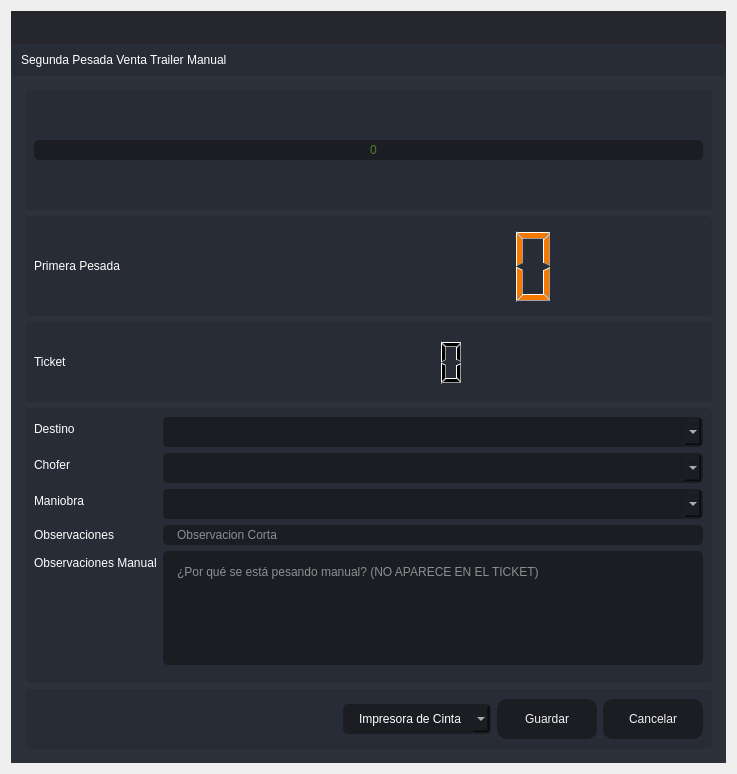
<?xml version="1.0" encoding="UTF-8"?>
<ui version="4.0">
 <class>SegundaPTA</class>
 <widget class="QDialog" name="SegundaPTA">
  <property name="windowModality">
   <enum>Qt::ApplicationModal</enum>
  </property>
  <property name="geometry">
   <rect>
    <x>0</x>
    <y>0</y>
    <width>737</width>
    <height>774</height>
   </rect>
  </property>
  <property name="minimumSize">
   <size>
    <width>737</width>
    <height>774</height>
   </size>
  </property>
  <property name="maximumSize">
   <size>
    <width>737</width>
    <height>774</height>
   </size>
  </property>
  <property name="windowTitle">
   <string>Segunda Pesada Venta Trailer Manual</string>
  </property>
  <property name="windowIcon">
   <iconset resource="files.qrc">
    <normaloff>:/16x16/icons/16x16/logo.png</normaloff>:/16x16/icons/16x16/logo.png</iconset>
  </property>
  <layout class="QVBoxLayout" name="verticalLayout_6">
   <item>
    <widget class="QFrame" name="frame_main">
     <property name="styleSheet">
      <string notr="true">/* LINE EDIT */
QLineEdit {
	background-color: rgb(27, 29, 35);
	border-radius: 5px;
	border: 2px solid rgb(27, 29, 35);
	padding-left: 10px;
}
QLineEdit:hover {
	border: 2px solid rgb(64, 71, 88);
}
QLineEdit:focus {
	border: 2px solid rgb(91, 101, 124);
}

/* SCROLL BARS */
QScrollBar:horizontal {
    border: none;
    background: rgb(52, 59, 72);
    height: 14px;
    margin: 0px 21px 0 21px;
	border-radius: 0px;
}
QScrollBar::handle:horizontal {
    background: rgb(85, 170, 255);
    min-width: 25px;
	border-radius: 7px
}
QScrollBar::add-line:horizontal {
    border: none;
    background: rgb(55, 63, 77);
    width: 20px;
	border-top-right-radius: 7px;
    border-bottom-right-radius: 7px;
    subcontrol-position: right;
    subcontrol-origin: margin;
}
QScrollBar::sub-line:horizontal {
    border: none;
    background: rgb(55, 63, 77);
    width: 20px;
	border-top-left-radius: 7px;
    border-bottom-left-radius: 7px;
    subcontrol-position: left;
    subcontrol-origin: margin;
}
QScrollBar::up-arrow:horizontal, QScrollBar::down-arrow:horizontal
{
     background: none;
}
QScrollBar::add-page:horizontal, QScrollBar::sub-page:horizontal
{
     background: none;
}
 QScrollBar:vertical {
	border: none;
    background: rgb(52, 59, 72);
    width: 14px;
    margin: 21px 0 21px 0;
	border-radius: 0px;
 }
 QScrollBar::handle:vertical {	
	background: rgb(85, 170, 255);
    min-height: 25px;
	border-radius: 7px
 }
 QScrollBar::add-line:vertical {
     border: none;
    background: rgb(55, 63, 77);
     height: 20px;
	border-bottom-left-radius: 7px;
    border-bottom-right-radius: 7px;
     subcontrol-position: bottom;
     subcontrol-origin: margin;
 }
 QScrollBar::sub-line:vertical {
	border: none;
    background: rgb(55, 63, 77);
     height: 20px;
	border-top-left-radius: 7px;
    border-top-right-radius: 7px;
     subcontrol-position: top;
     subcontrol-origin: margin;
 }
 QScrollBar::up-arrow:vertical, QScrollBar::down-arrow:vertical {
     background: none;
 }

 QScrollBar::add-page:vertical, QScrollBar::sub-page:vertical {
     background: none;
 }

/* CHECKBOX */
QCheckBox::indicator {
    border: 3px solid rgb(52, 59, 72);
	width: 15px;
	height: 15px;
	border-radius: 10px;
    background: rgb(44, 49, 60);
}
QCheckBox::indicator:hover {
    border: 3px solid rgb(58, 66, 81);
}
QCheckBox::indicator:checked {
    background: 3px solid rgb(52, 59, 72);
	border: 3px solid rgb(52, 59, 72);	
	background-image: url(:/16x16/icons/16x16/cil-check-alt.png);
}

/* RADIO BUTTON */
QRadioButton::indicator {
    border: 3px solid rgb(52, 59, 72);
	width: 15px;
	height: 15px;
	border-radius: 10px;
    background: rgb(44, 49, 60);
}
QRadioButton::indicator:hover {
    border: 3px solid rgb(58, 66, 81);
}
QRadioButton::indicator:checked {
    background: 3px solid rgb(94, 106, 130);
	border: 3px solid rgb(52, 59, 72);	
}

/* COMBOBOX */
QComboBox{
	background-color: rgb(27, 29, 35);
	border-radius: 5px;
	border: 2px solid rgb(27, 29, 35);
	padding: 5px;
	padding-left: 10px;
}
QComboBox:hover{
	border: 2px solid rgb(64, 71, 88);
}
QComboBox::drop-down {
	subcontrol-origin: padding;
	subcontrol-position: top right;
	width: 25px; 
	border-left-width: 3px;
	border-left-color: rgba(39, 44, 54, 150);
	border-left-style: solid;
	border-top-right-radius: 3px;
	border-bottom-right-radius: 3px;	
	background-image: url(:/16x16/icons/16x16/cil-arrow-bottom.png);
	background-position: center;
	background-repeat: no-reperat;
 }
QComboBox QAbstractItemView {
	color: rgb(85, 170, 255);	
	background-color: rgb(27, 29, 35);
	padding: 10px;
	selection-background-color: rgb(39, 44, 54);
}

/* SLIDERS */
QSlider::groove:horizontal {
    border-radius: 9px;
    height: 18px;
	margin: 0px;
	background-color: rgb(52, 59, 72);
}
QSlider::groove:horizontal:hover {
	background-color: rgb(55, 62, 76);
}
QSlider::handle:horizontal {
    background-color: rgb(85, 170, 255);
    border: none;
    height: 18px;
    width: 18px;
    margin: 0px;
	border-radius: 9px;
}
QSlider::handle:horizontal:hover {
    background-color: rgb(105, 180, 255);
}
QSlider::handle:horizontal:pressed {
    background-color: rgb(65, 130, 195);
}

QSlider::groove:vertical {
    border-radius: 9px;
    width: 18px;
    margin: 0px;
	background-color: rgb(52, 59, 72);
}
QSlider::groove:vertical:hover {
	background-color: rgb(55, 62, 76);
}
QSlider::handle:vertical {
    background-color: rgb(85, 170, 255);
	border: none;
    height: 18px;
    width: 18px;
    margin: 0px;
	border-radius: 9px;
}
QSlider::handle:vertical:hover {
    background-color: rgb(105, 180, 255);
}
QSlider::handle:vertical:pressed {
    background-color: rgb(65, 130, 195);
}

</string>
     </property>
     <property name="frameShape">
      <enum>QFrame::NoFrame</enum>
     </property>
     <property name="frameShadow">
      <enum>QFrame::Raised</enum>
     </property>
     <layout class="QVBoxLayout" name="verticalLayout">
      <property name="spacing">
       <number>0</number>
      </property>
      <property name="leftMargin">
       <number>0</number>
      </property>
      <property name="topMargin">
       <number>0</number>
      </property>
      <property name="rightMargin">
       <number>0</number>
      </property>
      <property name="bottomMargin">
       <number>0</number>
      </property>
      <item>
       <widget class="QFrame" name="frame_top">
        <property name="minimumSize">
         <size>
          <width>0</width>
          <height>65</height>
         </size>
        </property>
        <property name="maximumSize">
         <size>
          <width>16777215</width>
          <height>65</height>
         </size>
        </property>
        <property name="styleSheet">
         <string notr="true">background-color: transparent;</string>
        </property>
        <property name="frameShape">
         <enum>QFrame::NoFrame</enum>
        </property>
        <property name="frameShadow">
         <enum>QFrame::Raised</enum>
        </property>
        <layout class="QHBoxLayout" name="horizontalLayout_3">
         <property name="spacing">
          <number>0</number>
         </property>
         <property name="leftMargin">
          <number>0</number>
         </property>
         <property name="topMargin">
          <number>0</number>
         </property>
         <property name="rightMargin">
          <number>0</number>
         </property>
         <property name="bottomMargin">
          <number>0</number>
         </property>
         <item>
          <widget class="QFrame" name="frame_toggle">
           <property name="maximumSize">
            <size>
             <width>70</width>
             <height>16777215</height>
            </size>
           </property>
           <property name="styleSheet">
            <string notr="true">background-color: rgb(27, 29, 35);</string>
           </property>
           <property name="frameShape">
            <enum>QFrame::NoFrame</enum>
           </property>
           <property name="frameShadow">
            <enum>QFrame::Raised</enum>
           </property>
           <layout class="QVBoxLayout" name="verticalLayout_3">
            <property name="spacing">
             <number>0</number>
            </property>
            <property name="leftMargin">
             <number>0</number>
            </property>
            <property name="topMargin">
             <number>0</number>
            </property>
            <property name="rightMargin">
             <number>0</number>
            </property>
            <property name="bottomMargin">
             <number>0</number>
            </property>
           </layout>
          </widget>
         </item>
         <item>
          <widget class="QFrame" name="frame_top_right">
           <property name="styleSheet">
            <string notr="true">background: transparent;</string>
           </property>
           <property name="frameShape">
            <enum>QFrame::NoFrame</enum>
           </property>
           <property name="frameShadow">
            <enum>QFrame::Raised</enum>
           </property>
           <layout class="QVBoxLayout" name="verticalLayout_2">
            <property name="spacing">
             <number>0</number>
            </property>
            <property name="leftMargin">
             <number>0</number>
            </property>
            <property name="topMargin">
             <number>0</number>
            </property>
            <property name="rightMargin">
             <number>0</number>
            </property>
            <property name="bottomMargin">
             <number>0</number>
            </property>
            <item>
             <widget class="QFrame" name="frame_top_btns">
              <property name="maximumSize">
               <size>
                <width>16777215</width>
                <height>42</height>
               </size>
              </property>
              <property name="styleSheet">
               <string notr="true">background-color: rgba(27, 29, 35, 200)</string>
              </property>
              <property name="frameShape">
               <enum>QFrame::NoFrame</enum>
              </property>
              <property name="frameShadow">
               <enum>QFrame::Raised</enum>
              </property>
              <layout class="QHBoxLayout" name="horizontalLayout_4">
               <property name="spacing">
                <number>0</number>
               </property>
               <property name="leftMargin">
                <number>0</number>
               </property>
               <property name="topMargin">
                <number>0</number>
               </property>
               <property name="rightMargin">
                <number>0</number>
               </property>
               <property name="bottomMargin">
                <number>0</number>
               </property>
               <item>
                <widget class="QFrame" name="frame_label_top_btns">
                 <property name="sizePolicy">
                  <sizepolicy hsizetype="Expanding" vsizetype="Preferred">
                   <horstretch>0</horstretch>
                   <verstretch>0</verstretch>
                  </sizepolicy>
                 </property>
                 <property name="frameShape">
                  <enum>QFrame::NoFrame</enum>
                 </property>
                 <property name="frameShadow">
                  <enum>QFrame::Raised</enum>
                 </property>
                 <layout class="QHBoxLayout" name="horizontalLayout_10">
                  <property name="spacing">
                   <number>0</number>
                  </property>
                  <property name="leftMargin">
                   <number>5</number>
                  </property>
                  <property name="topMargin">
                   <number>0</number>
                  </property>
                  <property name="rightMargin">
                   <number>10</number>
                  </property>
                  <property name="bottomMargin">
                   <number>0</number>
                  </property>
                 </layout>
                </widget>
               </item>
               <item alignment="Qt::AlignRight">
                <widget class="QFrame" name="frame_btns_right">
                 <property name="sizePolicy">
                  <sizepolicy hsizetype="Expanding" vsizetype="Preferred">
                   <horstretch>0</horstretch>
                   <verstretch>0</verstretch>
                  </sizepolicy>
                 </property>
                 <property name="maximumSize">
                  <size>
                   <width>120</width>
                   <height>16777215</height>
                  </size>
                 </property>
                 <property name="frameShape">
                  <enum>QFrame::NoFrame</enum>
                 </property>
                 <property name="frameShadow">
                  <enum>QFrame::Raised</enum>
                 </property>
                 <layout class="QHBoxLayout" name="horizontalLayout_5">
                  <property name="spacing">
                   <number>0</number>
                  </property>
                  <property name="leftMargin">
                   <number>0</number>
                  </property>
                  <property name="topMargin">
                   <number>0</number>
                  </property>
                  <property name="rightMargin">
                   <number>0</number>
                  </property>
                  <property name="bottomMargin">
                   <number>0</number>
                  </property>
                 </layout>
                </widget>
               </item>
              </layout>
             </widget>
            </item>
            <item>
             <widget class="QFrame" name="frame_top_info">
              <property name="maximumSize">
               <size>
                <width>16777215</width>
                <height>65</height>
               </size>
              </property>
              <property name="styleSheet">
               <string notr="true">background-color: rgb(39, 44, 54);</string>
              </property>
              <property name="frameShape">
               <enum>QFrame::NoFrame</enum>
              </property>
              <property name="frameShadow">
               <enum>QFrame::Raised</enum>
              </property>
              <layout class="QHBoxLayout" name="horizontalLayout_8">
               <property name="spacing">
                <number>0</number>
               </property>
               <property name="leftMargin">
                <number>10</number>
               </property>
               <property name="topMargin">
                <number>0</number>
               </property>
               <property name="rightMargin">
                <number>10</number>
               </property>
               <property name="bottomMargin">
                <number>0</number>
               </property>
               <item>
                <widget class="QLabel" name="label">
                 <property name="styleSheet">
                  <string notr="true">font: 75 16pt &quot;MS Shell Dlg 2&quot;;
color: rgb(255, 255, 255);</string>
                 </property>
                 <property name="text">
                  <string>Segunda Pesada Venta Trailer Manual</string>
                 </property>
                </widget>
               </item>
              </layout>
             </widget>
            </item>
           </layout>
          </widget>
         </item>
        </layout>
       </widget>
      </item>
      <item>
       <widget class="QFrame" name="frame_center">
        <property name="sizePolicy">
         <sizepolicy hsizetype="Expanding" vsizetype="Expanding">
          <horstretch>0</horstretch>
          <verstretch>0</verstretch>
         </sizepolicy>
        </property>
        <property name="styleSheet">
         <string notr="true">background-color: rgb(40, 44, 52);</string>
        </property>
        <property name="frameShape">
         <enum>QFrame::NoFrame</enum>
        </property>
        <property name="frameShadow">
         <enum>QFrame::Raised</enum>
        </property>
        <layout class="QHBoxLayout" name="horizontalLayout_2">
         <property name="spacing">
          <number>0</number>
         </property>
         <property name="leftMargin">
          <number>0</number>
         </property>
         <property name="topMargin">
          <number>0</number>
         </property>
         <property name="rightMargin">
          <number>0</number>
         </property>
         <property name="bottomMargin">
          <number>0</number>
         </property>
         <item>
          <widget class="QFrame" name="frame_content_right">
           <property name="styleSheet">
            <string notr="true">background-color: rgb(44, 49, 60);</string>
           </property>
           <property name="frameShape">
            <enum>QFrame::NoFrame</enum>
           </property>
           <property name="frameShadow">
            <enum>QFrame::Raised</enum>
           </property>
           <layout class="QVBoxLayout" name="verticalLayout_4">
            <property name="spacing">
             <number>0</number>
            </property>
            <property name="leftMargin">
             <number>0</number>
            </property>
            <property name="topMargin">
             <number>0</number>
            </property>
            <property name="rightMargin">
             <number>0</number>
            </property>
            <property name="bottomMargin">
             <number>0</number>
            </property>
            <item>
             <widget class="QFrame" name="frame_content">
              <property name="frameShape">
               <enum>QFrame::NoFrame</enum>
              </property>
              <property name="frameShadow">
               <enum>QFrame::Raised</enum>
              </property>
              <layout class="QVBoxLayout" name="verticalLayout_9">
               <property name="spacing">
                <number>0</number>
               </property>
               <property name="leftMargin">
                <number>5</number>
               </property>
               <property name="topMargin">
                <number>5</number>
               </property>
               <property name="rightMargin">
                <number>5</number>
               </property>
               <property name="bottomMargin">
                <number>5</number>
               </property>
               <item>
                <widget class="QStackedWidget" name="stackedWidget">
                 <property name="styleSheet">
                  <string notr="true">background: transparent;</string>
                 </property>
                 <property name="currentIndex">
                  <number>0</number>
                 </property>
                 <widget class="QWidget" name="page_home">
                  <layout class="QVBoxLayout" name="verticalLayout_10">
                   <item>
                    <widget class="QFrame" name="frame_3">
                     <property name="minimumSize">
                      <size>
                       <width>0</width>
                       <height>120</height>
                      </size>
                     </property>
                     <property name="maximumSize">
                      <size>
                       <width>16777215</width>
                       <height>120</height>
                      </size>
                     </property>
                     <property name="styleSheet">
                      <string notr="true">background-color: rgb(39, 44, 54);
border-radius: 5px;</string>
                     </property>
                     <property name="frameShape">
                      <enum>QFrame::StyledPanel</enum>
                     </property>
                     <property name="frameShadow">
                      <enum>QFrame::Raised</enum>
                     </property>
                     <layout class="QVBoxLayout" name="verticalLayout_11">
                      <item>
                       <layout class="QVBoxLayout" name="verticalLayout_8">
                        <item>
                         <widget class="QLineEdit" name="Peso">
                          <property name="styleSheet">
                           <string notr="true">QLineEdit {
	background-color: rgb(27, 29, 35);
	border-radius: 5px;
	border: 2px solid rgb(27, 29, 35);
	padding-left: 10px;
	font: 75 80pt &quot;MS Shell Dlg 2&quot;;	
	color: rgb(138, 226, 52);
}
QLineEdit:hover {
	border: 2px solid rgb(64, 71, 88);
}
QLineEdit:focus {
	border: 2px solid rgb(91, 101, 124);
}</string>
                          </property>
                          <property name="alignment">
                           <set>Qt::AlignCenter</set>
                          </property>
                          <property name="placeholderText">
                           <string>0</string>
                          </property>
                         </widget>
                        </item>
                       </layout>
                      </item>
                     </layout>
                    </widget>
                   </item>
                   <item>
                    <widget class="QFrame" name="frame_4">
                     <property name="minimumSize">
                      <size>
                       <width>0</width>
                       <height>100</height>
                      </size>
                     </property>
                     <property name="maximumSize">
                      <size>
                       <width>16777215</width>
                       <height>100</height>
                      </size>
                     </property>
                     <property name="styleSheet">
                      <string notr="true">background-color: rgb(39, 44, 54);
border-radius: 5px;</string>
                     </property>
                     <property name="frameShape">
                      <enum>QFrame::StyledPanel</enum>
                     </property>
                     <property name="frameShadow">
                      <enum>QFrame::Raised</enum>
                     </property>
                     <layout class="QHBoxLayout" name="horizontalLayout_6">
                      <item>
                       <layout class="QHBoxLayout" name="horizontalLayout_11">
                        <item>
                         <widget class="QLabel" name="label_3">
                          <property name="styleSheet">
                           <string notr="true">color: rgb(255, 255, 255);
font: 75 12pt &quot;MS Shell Dlg 2&quot;;</string>
                          </property>
                          <property name="text">
                           <string>Primera Pesada</string>
                          </property>
                         </widget>
                        </item>
                        <item>
                         <widget class="QLCDNumber" name="lcdNumber_3">
                          <property name="minimumSize">
                           <size>
                            <width>500</width>
                            <height>0</height>
                           </size>
                          </property>
                          <property name="maximumSize">
                           <size>
                            <width>500</width>
                            <height>16777215</height>
                           </size>
                          </property>
                          <property name="styleSheet">
                           <string notr="true">color:rgb(245, 121, 0)</string>
                          </property>
                         </widget>
                        </item>
                       </layout>
                      </item>
                     </layout>
                    </widget>
                   </item>
                   <item>
                    <widget class="QFrame" name="frame_5">
                     <property name="minimumSize">
                      <size>
                       <width>0</width>
                       <height>80</height>
                      </size>
                     </property>
                     <property name="maximumSize">
                      <size>
                       <width>16777215</width>
                       <height>80</height>
                      </size>
                     </property>
                     <property name="styleSheet">
                      <string notr="true">background-color: rgb(39, 44, 54);
border-radius: 5px;</string>
                     </property>
                     <property name="frameShape">
                      <enum>QFrame::StyledPanel</enum>
                     </property>
                     <property name="frameShadow">
                      <enum>QFrame::Raised</enum>
                     </property>
                     <layout class="QHBoxLayout" name="horizontalLayout_7">
                      <item>
                       <layout class="QHBoxLayout" name="horizontalLayout">
                        <item>
                         <widget class="QLabel" name="label_5">
                          <property name="styleSheet">
                           <string notr="true">color: rgb(255, 255, 255);
font: 75 12pt &quot;MS Shell Dlg 2&quot;;</string>
                          </property>
                          <property name="text">
                           <string>Ticket</string>
                          </property>
                         </widget>
                        </item>
                        <item>
                         <widget class="QLCDNumber" name="lcdNumber_9">
                          <property name="minimumSize">
                           <size>
                            <width>600</width>
                            <height>20</height>
                           </size>
                          </property>
                          <property name="maximumSize">
                           <size>
                            <width>600</width>
                            <height>50</height>
                           </size>
                          </property>
                          <property name="layoutDirection">
                           <enum>Qt::RightToLeft</enum>
                          </property>
                          <property name="autoFillBackground">
                           <bool>false</bool>
                          </property>
                         </widget>
                        </item>
                       </layout>
                      </item>
                     </layout>
                    </widget>
                   </item>
                   <item>
                    <widget class="QFrame" name="frame">
                     <property name="styleSheet">
                      <string notr="true">background-color: rgb(39, 44, 54);
border-radius: 5px;</string>
                     </property>
                     <property name="frameShape">
                      <enum>QFrame::StyledPanel</enum>
                     </property>
                     <property name="frameShadow">
                      <enum>QFrame::Raised</enum>
                     </property>
                     <layout class="QVBoxLayout" name="verticalLayout_5">
                      <item>
                       <layout class="QVBoxLayout" name="verticalLayout_12">
                        <item>
                         <layout class="QFormLayout" name="formLayout">
                          <item row="1" column="0">
                           <widget class="QLabel" name="label_2">
                            <property name="styleSheet">
                             <string notr="true">color: rgb(255, 255, 255);
font: 75 12pt &quot;MS Shell Dlg 2&quot;;</string>
                            </property>
                            <property name="text">
                             <string>Destino</string>
                            </property>
                           </widget>
                          </item>
                          <item row="1" column="1">
                           <widget class="QComboBox" name="comboBox_destino">
                            <property name="styleSheet">
                             <string notr="true">QComboBox{
	background-color: rgb(27, 29, 35);
	border-radius: 5px;
	border: 2px solid rgb(27, 29, 35);
	padding: 5px;
	padding-left: 14px;
	color: rgb(255, 255, 255);
    font: 75 12pt &quot;MS Shell Dlg 2&quot;;
}
QComboBox:hover{
	border: 2px solid rgb(64, 71, 88);
}
QComboBox QAbstractItemView {
	color: rgb(85, 170, 255);	
	background-color: rgb(27, 29, 35);
	padding: 10px;
	selection-background-color: rgb(39, 44, 54);
}</string>
                            </property>
                           </widget>
                          </item>
                          <item row="2" column="0">
                           <widget class="QLabel" name="label_6">
                            <property name="styleSheet">
                             <string notr="true">color: rgb(255, 255, 255);
font: 75 12pt &quot;MS Shell Dlg 2&quot;;</string>
                            </property>
                            <property name="text">
                             <string>Chofer</string>
                            </property>
                           </widget>
                          </item>
                          <item row="2" column="1">
                           <widget class="QComboBox" name="comboBox_operador">
                            <property name="styleSheet">
                             <string notr="true">QComboBox{
	background-color: rgb(27, 29, 35);
	border-radius: 5px;
	border: 2px solid rgb(27, 29, 35);
	padding: 5px;
	padding-left: 14px;
	color: rgb(255, 255, 255);
    font: 75 12pt &quot;MS Shell Dlg 2&quot;;
}
QComboBox:hover{
	border: 2px solid rgb(64, 71, 88);
}
QComboBox QAbstractItemView {
	color: rgb(85, 170, 255);	
	background-color: rgb(27, 29, 35);
	padding: 10px;
	selection-background-color: rgb(39, 44, 54);
}</string>
                            </property>
                           </widget>
                          </item>
                          <item row="3" column="0">
                           <widget class="QLabel" name="label_8">
                            <property name="styleSheet">
                             <string notr="true">color: rgb(255, 255, 255);
font: 75 12pt &quot;MS Shell Dlg 2&quot;;</string>
                            </property>
                            <property name="text">
                             <string>Maniobra</string>
                            </property>
                           </widget>
                          </item>
                          <item row="3" column="1">
                           <widget class="QComboBox" name="comboBox_maniobra">
                            <property name="styleSheet">
                             <string notr="true">QComboBox{
	background-color: rgb(27, 29, 35);
	border-radius: 5px;
	border: 2px solid rgb(27, 29, 35);
	padding: 5px;
	padding-left: 14px;
	color: rgb(255, 255, 255);
    font: 75 12pt &quot;MS Shell Dlg 2&quot;;
}
QComboBox:hover{
	border: 2px solid rgb(64, 71, 88);
}
QComboBox QAbstractItemView {
	color: rgb(85, 170, 255);	
	background-color: rgb(27, 29, 35);
	padding: 10px;
	selection-background-color: rgb(39, 44, 54);
}</string>
                            </property>
                           </widget>
                          </item>
                          <item row="4" column="0">
                           <widget class="QLabel" name="label_7">
                            <property name="styleSheet">
                             <string notr="true">color: rgb(255, 255, 255);
font: 75 12pt &quot;MS Shell Dlg 2&quot;;</string>
                            </property>
                            <property name="text">
                             <string>Observaciones</string>
                            </property>
                           </widget>
                          </item>
                          <item row="6" column="0">
                           <widget class="Line" name="line">
                            <property name="orientation">
                             <enum>Qt::Horizontal</enum>
                            </property>
                           </widget>
                          </item>
                          <item row="5" column="0">
                           <widget class="QLabel" name="label_9">
                            <property name="styleSheet">
                             <string notr="true">color: rgb(255, 255, 255);
font: 75 12pt &quot;MS Shell Dlg 2&quot;;</string>
                            </property>
                            <property name="text">
                             <string>Observaciones Manual</string>
                            </property>
                           </widget>
                          </item>
                          <item row="5" column="1">
                           <widget class="QPlainTextEdit" name="Observaciones_Manual">
                            <property name="styleSheet">
                             <string notr="true">QPlainTextEdit {
	background-color: rgb(27, 29, 35);
	border-radius: 5px;
	padding: 10px;
    color: rgb(255, 255, 255);
	font: 75 12pt &quot;MS Shell Dlg 2&quot;;
}
QPlainTextEdit:hover {
	border: 2px solid rgb(64, 71, 88);
}
QPlainTextEdit:focus {
	border: 2px solid rgb(91, 101, 124);
}</string>
                            </property>
                            <property name="placeholderText">
                             <string>¿Por qué se está pesando manual? (NO APARECE EN EL TICKET)</string>
                            </property>
                           </widget>
                          </item>
                          <item row="4" column="1">
                           <widget class="QLineEdit" name="observaciones">
                            <property name="styleSheet">
                             <string notr="true">QLineEdit {
	background-color: rgb(27, 29, 35);
	border-radius: 5px;
	border: 2px solid rgb(27, 29, 35);
	padding-left: 10px;
	font: 75 12pt &quot;MS Shell Dlg 2&quot;;
	color: rgb(255, 255, 255);
}
QLineEdit:hover {
	border: 2px solid rgb(64, 71, 88);
}
QLineEdit:focus {
	border: 2px solid rgb(91, 101, 124);
}</string>
                            </property>
                            <property name="maxLength">
                             <number>125</number>
                            </property>
                            <property name="placeholderText">
                             <string>Observacion Corta</string>
                            </property>
                           </widget>
                          </item>
                         </layout>
                        </item>
                       </layout>
                      </item>
                     </layout>
                    </widget>
                   </item>
                   <item>
                    <widget class="QFrame" name="frame_2">
                     <property name="minimumSize">
                      <size>
                       <width>0</width>
                       <height>60</height>
                      </size>
                     </property>
                     <property name="maximumSize">
                      <size>
                       <width>16777215</width>
                       <height>60</height>
                      </size>
                     </property>
                     <property name="styleSheet">
                      <string notr="true">background-color: rgb(39, 44, 54);
border-radius: 5px;</string>
                     </property>
                     <property name="frameShape">
                      <enum>QFrame::StyledPanel</enum>
                     </property>
                     <property name="frameShadow">
                      <enum>QFrame::Raised</enum>
                     </property>
                     <layout class="QHBoxLayout" name="horizontalLayout_9">
                      <item>
                       <layout class="QGridLayout" name="gridLayout">
                        <item row="0" column="3">
                         <widget class="QPushButton" name="btnr">
                          <property name="minimumSize">
                           <size>
                            <width>100</width>
                            <height>40</height>
                           </size>
                          </property>
                          <property name="styleSheet">
                           <string notr="true">QPushButton {
	border-color: rgb(27, 29, 35);
	font: 75 10pt &quot;MS Shell Dlg 2&quot;;
	color: rgb(240, 240, 240);
	background-color: rgb(27, 29, 35);
	border: 0px solid;
	border-radius: 10px;	
}
QPushButton:hover {
	background-color:rgb(44, 49, 60);
	border-color: rgb(27, 29, 35);
	border: 2px solid;
}</string>
                          </property>
                          <property name="text">
                           <string>Cancelar</string>
                          </property>
                         </widget>
                        </item>
                        <item row="0" column="2">
                         <widget class="QPushButton" name="btn_guardar">
                          <property name="minimumSize">
                           <size>
                            <width>100</width>
                            <height>40</height>
                           </size>
                          </property>
                          <property name="styleSheet">
                           <string notr="true">QPushButton {
	border-color: rgb(27, 29, 35);
	font: 75 10pt &quot;MS Shell Dlg 2&quot;;
	color: rgb(240, 240, 240);
	background-color: rgb(27, 29, 35);
	border: 0px solid;
	border-radius: 10px;	
}
QPushButton:hover {
	background-color:rgb(44, 49, 60);
	border-color: rgb(27, 29, 35);
	border: 2px solid;
}</string>
                          </property>
                          <property name="text">
                           <string>Guardar</string>
                          </property>
                         </widget>
                        </item>
                        <item row="0" column="0">
                         <spacer name="horizontalSpacer">
                          <property name="orientation">
                           <enum>Qt::Horizontal</enum>
                          </property>
                          <property name="sizeHint" stdset="0">
                           <size>
                            <width>40</width>
                            <height>20</height>
                           </size>
                          </property>
                         </spacer>
                        </item>
                        <item row="0" column="1">
                         <widget class="QComboBox" name="comboBox_impresora">
                          <property name="styleSheet">
                           <string notr="true">QComboBox{
	background-color: rgb(27, 29, 35);
	border-radius: 5px;
	border: 2px solid rgb(27, 29, 35);
	padding: 5px;
	padding-left: 14px;
	color: rgb(255, 255, 255);
    font: 75 12pt &quot;MS Shell Dlg 2&quot;;
}
QComboBox:hover{
	border: 2px solid rgb(64, 71, 88);
}
QComboBox QAbstractItemView {
	color: rgb(85, 170, 255);	
	background-color: rgb(27, 29, 35);
	padding: 10px;
	selection-background-color: rgb(39, 44, 54);
}</string>
                          </property>
                          <item>
                           <property name="text">
                            <string>Impresora de Cinta</string>
                           </property>
                          </item>
                          <item>
                           <property name="text">
                            <string>Impresora Windows</string>
                           </property>
                          </item>
                         </widget>
                        </item>
                       </layout>
                      </item>
                     </layout>
                    </widget>
                   </item>
                  </layout>
                 </widget>
                </widget>
               </item>
              </layout>
             </widget>
            </item>
           </layout>
          </widget>
         </item>
        </layout>
       </widget>
      </item>
     </layout>
    </widget>
   </item>
  </layout>
 </widget>
 <tabstops>
  <tabstop>Peso</tabstop>
  <tabstop>comboBox_destino</tabstop>
  <tabstop>comboBox_operador</tabstop>
  <tabstop>comboBox_maniobra</tabstop>
  <tabstop>observaciones</tabstop>
  <tabstop>Observaciones_Manual</tabstop>
  <tabstop>btn_guardar</tabstop>
  <tabstop>btnr</tabstop>
 </tabstops>
 <resources>
  <include location="files.qrc"/>
 </resources>
 <connections/>
</ui>
